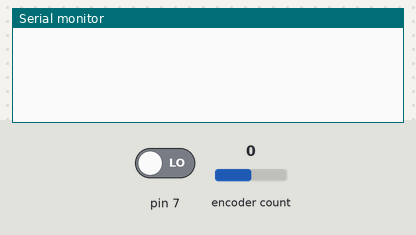
Bench run of a sketch on a simulated Arduino Uno, built with avr-gcc and run on an emulated ATmega328P. Shown: the last lines printed to the serial monitor. Inputs (shaded band) come from the test bench; at power-on: encoder count 0, pin 7 LOW.

Above: at 1.2 s.
1.3 s: encoder count set to 1
At 1.9 s:
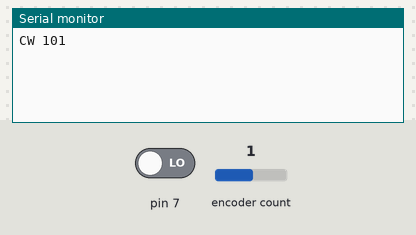
2.8 s: encoder count set to 0
At 4.2 s:
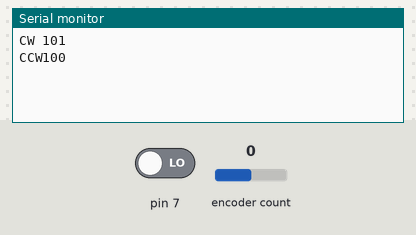

Measured:
- after the input at 1.3 s, the serial monitor: prints a new line at once (image 1)
- after the input at 2.8 s, the serial monitor: prints a new line at once (image 2)

The sketch:

miditilt_-rotate_button.ino
```cpp
// (licence header left out)
#include <SimpleRotary.h>

// Pin A, Pin B, Button Pin
SimpleRotary rotary(0,1,7);
int cw = 100;

void setup() {
  Serial.begin(9600);
}

void loop() {

  byte i;
  int button = digitalRead(7);
  if (button > 900){
    Serial.println("button stuff");
  }


  // 0 = not turning, 1 = CW, 2 = CCW
  i = rotary.rotate();

  if ( i == 1 ) {
    Serial.print("CW ");
    cw++;
    Serial.println(cw);
  }

  if ( i == 2 ) {
    Serial.print("CCW");
    cw--;
    Serial.println(cw);
  }
}
```
